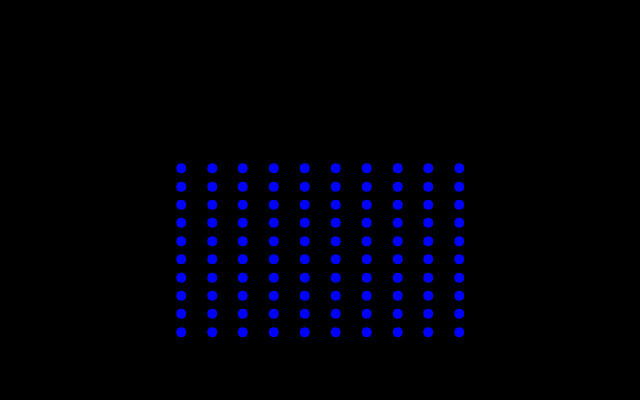
#> input picture data/input.jpeg, 1280 x 800 px (shown at 1/2 size)
$ python 'Image Processing.py'   (older library calls are emulated)
#> lines starting #> are read from the running program, lines starting #| are printed output that depends on the picture; after the words box and inside, x2 and y2 are one past the last pixel; in counts of white or black regions, pixels touching at a corner belong together
import cv2
import numpy as np

def get_centers(file_path = "./data/input.jpeg", n_rows=10, n_cols=10, verbose=False, image_thresh=20, hough_thresh=20, minDist=20, maxRadius=20):
    """
    return an array of shape 100, 3. for each row, the first two col represent x, y of the circle, the third col represent the avg intensity of the circle.
    """
#> called with file_path = './data/input.jpeg', n_rows = 10, n_cols = 10, verbose = False, image_thresh = 20, hough_thresh = 20, minDist = 20, maxRadius = 20
    print("looking for circles in the image")
    cimg = cv2.imread(file_path, 1)
#> cimg is the input picture: shape (800, 1280, 3); mean B, G, R 7.9, 0, 0
    gimg = cv2.cvtColor(cimg, cv2.COLOR_BGR2GRAY)
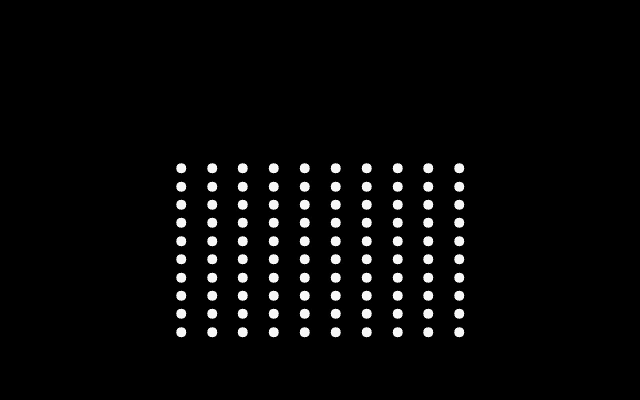
#> gimg: shape (800, 1280) (shown at 1/2 size); min 0, max 30, mean 0.9; drawn with min black and max white
    gimg = cv2.medianBlur(gimg, 5)
    # threshold the image for better circle finding
    _, gimg = cv2.threshold(gimg, image_thresh, 255, cv2.THRESH_BINARY)
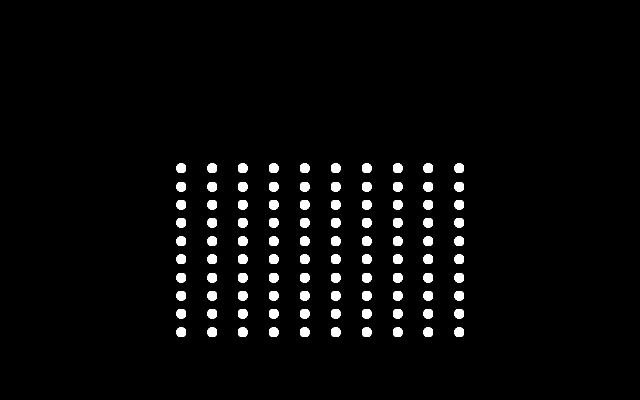
#> gimg: shape (800, 1280) (shown at 1/2 size); 3.1% white; 100 white regions, largest, box (x1, y1, x2, y2) and area: (353, 327, 372, 346) 313, (415, 327, 434, 346) 313, (476, 327, 495, 346) 313


    # find circles on the image
    circles = cv2.HoughCircles(gimg, cv2.HOUGH_GRADIENT, dp=1, minDist=minDist, param1=1, param2=hough_thresh, minRadius=5,
                               maxRadius=maxRadius)
#> circles = 100 rows, first 8: [361.5, 335.5, 9.6], [361.5, 372.5, 9.6], [361.5, 408.5, 9.6], [361.5, 444.5, 9.6], [361.5, 481.5, 9.6], [361.5, 517.5, 9.6], [361.5, 554.5, 9.6], [361.5, 590.5, 9.6]

    # re-sequence the circles found
    circles = circles[0, :, :].reshape((-1, 3))
    x_min = circles.min(axis=0)[0]
#> x_min = 361.5
    x_max = circles.max(axis=0)[0]
#> x_max = 917.5
    avg_spacing = (x_max - x_min) / (n_cols - 1)
#> avg_spacing = 61.78
    x_segment = [x_min - avg_spacing / 2 + avg_spacing * i for i in range(11)]
#> x_segment = [330.6, 392.4, 454.2, 515.9, 577.7, 639.5, 701.3, 763.1, 824.8, 886.6, 948.4]
    def get_col_id(point):
        # return which col this point sits
        x = point[0]
        for i in range(n_cols):
            if x_segment[i] < x < x_segment[i + 1]:
                return i
    cols = [[] for i in range(n_cols)]
    for circle in circles:
        id = get_col_id(circle)
        cols[get_col_id(circle)].append(circle)
#> this loop made 100 passes
#> (circle, id) on passes 1 to 12: ([361.5, 335.5, 9.6], 0), ([361.5, 372.5, 9.6], 0), ([361.5, 408.5, 9.6], 0), ([361.5, 444.5, 9.6], 0), ([361.5, 481.5, 9.6], 0), ([361.5, 517.5, 9.6], 0), ([361.5, 554.5, 9.6], 0), ([361.5, 590.5, 9.6], 0), ([361.5, 626.5, 9.6], 0), ([361.5, 663.5, 9.6], 0), ([423.5, 335.5, 9.6], 1), ([423.5, 372.5, 9.6], 1)
    for i, col in enumerate(cols):
        cols[i] = list(sorted(col, key=lambda p:p[1]))
    grid = np.zeros((n_rows, n_cols, 3))
    for c in range(n_cols):
        for r in range(n_rows):
            grid[r, c, :] = cols[c][r]

    # plot theses circles to make sure the sequence is correct
    gaussian_img = cv2.GaussianBlur(cv2.cvtColor(cimg, cv2.COLOR_BGR2GRAY), (5, 5), 0)
    for c in range(10):
        for r in range(10):
            pos = grid[r, c, :2].astype(np.int)
            radius = grid[r, c, 2].astype(np.int)
            # draw the outer circle
            cv2.circle(cimg, (pos[0], pos[1]), radius, (0, 255, 0), 2)
            # draw the center of the circle
            cv2.circle(cimg, (pos[0], pos[1]), 2, (0, 0, 255), 3)
            # find the avg intensity at each center
            grid[r, c, 2] = gaussian_img[pos[1], pos[0]]
            if verbose:
                cv2.imshow('circles found in the image', cimg)
                cv2.waitKey(10)
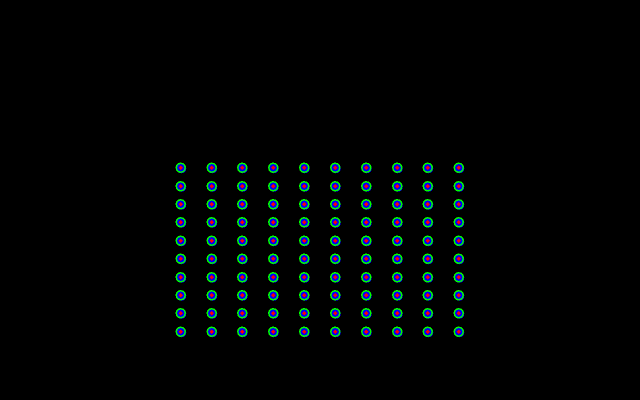
#> cimg: shape (800, 1280, 3) (shown at 1/2 size); 2.04% of pixels changed, all inside (x1, y1, x2, y2) = (351, 325, 928, 674)

    if verbose:
        cv2.imshow('circles found in the image', cimg)
        cv2.waitKey(0)
        cv2.destroyAllWindows()

    return grid

if __name__ == "__main__":
    n_cols = 10
    n_rows = 10

    # get the positions on the image
    input_grid = get_centers(file_path="./data/input.jpeg", n_cols=n_cols, n_rows=n_rows, verbose=False, hough_thresh=20, minDist=20, maxRadius=20)
    output_grid = get_centers(file_path="./data/output.jpeg", n_cols=n_cols, n_rows=n_rows, verbose=False, hough_thresh=10, minDist=50, maxRadius=40)
#> call 2 of get_centers, with file_path = './data/output.jpeg', n_rows = 10, n_cols = 10, verbose = False, image_thresh = 20, hough_thresh = 10, minDist = 50, maxRadius = 40
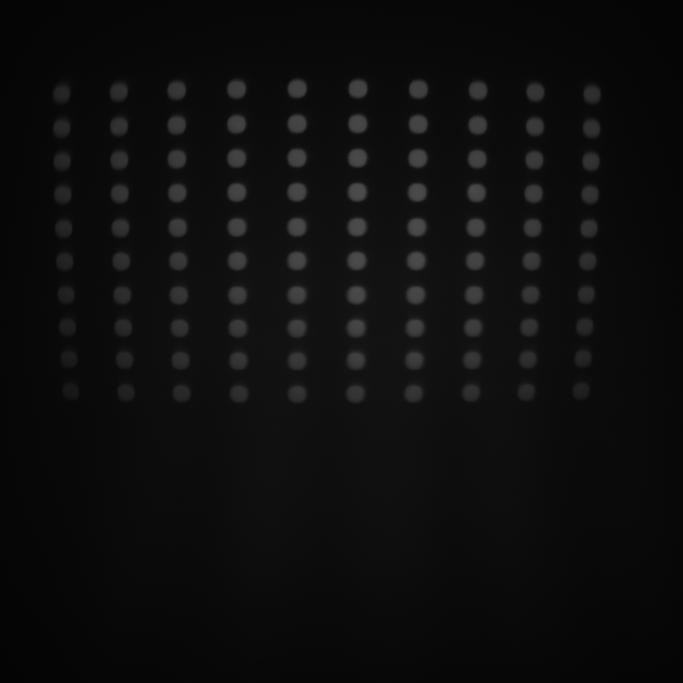
#> input picture data/output.jpeg, 2048 x 2048 px (shown at 1/3 size)
#> in get_centers, cimg is the input picture: shape (2048, 2048, 3); min 2, max 79, mean 13.5
#> in get_centers (call 2), `_, gimg = cv2.threshold(gimg, image_thresh, 255, cv2.THRESH_BINARY)`:
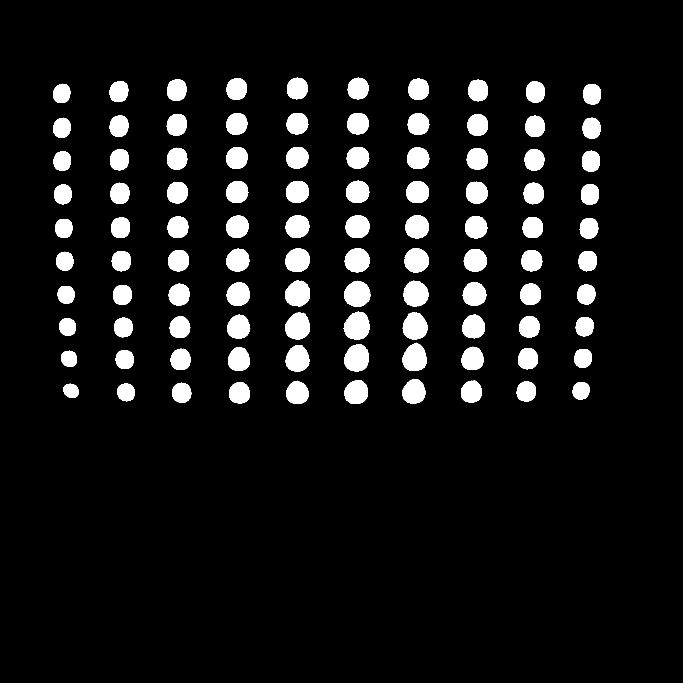
#> gimg: shape (2048, 2048) (shown at 1/3 size); 7.8% white; 101 white regions (1 under 20 px), largest, box (x1, y1, x2, y2) and area: (1031, 935, 1109, 1019) 5010, (1033, 1032, 1107, 1115) 4741, (1033, 842, 1112, 921) 4712
#> in get_centers (call 2), `circles = cv2.HoughCircles(gimg, cv2.HOUGH_GRADIENT, dp=1, minDist=min..`: circles = 100 rows, first 8: [1252.5, 576.5, 33.8], [1071.5, 781.5, 37.1], [1253.5, 474.5, 33.2], [1073.5, 679.5, 34.9], [893.5, 678.5, 33.8], [892.5, 369.5, 31.9], [1427.5, 680.5, 33], [892.5, 574.5, 33.8]
#> in get_centers (call 2), `x_min = circles.min(axis=0)[0]`: x_min = 185.5
#> in get_centers (call 2), `x_max = circles.max(axis=0)[0]`: x_max = 1775.5
#> in get_centers (call 2), `avg_spacing = (x_max - x_min) / (n_cols - 1)`: avg_spacing = 176.7
#> in get_centers (call 2), `x_segment = [x_min - avg_spacing / 2 + avg_spacing * i for i in range(..`: x_segment = [97.17, 273.8, 450.5, 627.2, 803.8, 980.5, 1157.2, 1333.8, 1510.5, 1687.2, 1863.8]
#> the loop in get_centers (call 2), `for circle in circles:` made 100 passes
#> (circle, id) on passes 1 to 12: ([1252.5, 576.5, 33.8], 6), ([1071.5, 781.5, 37.1], 5), ([1253.5, 474.5, 33.2], 6), ([1073.5, 679.5, 34.9], 5), ([893.5, 678.5, 33.8], 4), ([892.5, 369.5, 31.9], 4), ([1427.5, 680.5, 33], 7), ([892.5, 574.5, 33.8], 4), ([1431.5, 476.5, 32.4], 7), ([1254.5, 371.5, 31.9], 6), ([1432.5, 374.5, 32.1], 7), ([1249.5, 781.5, 35.9], 6)
#> after the loop in get_centers (call 2), `for c in range(10):`:
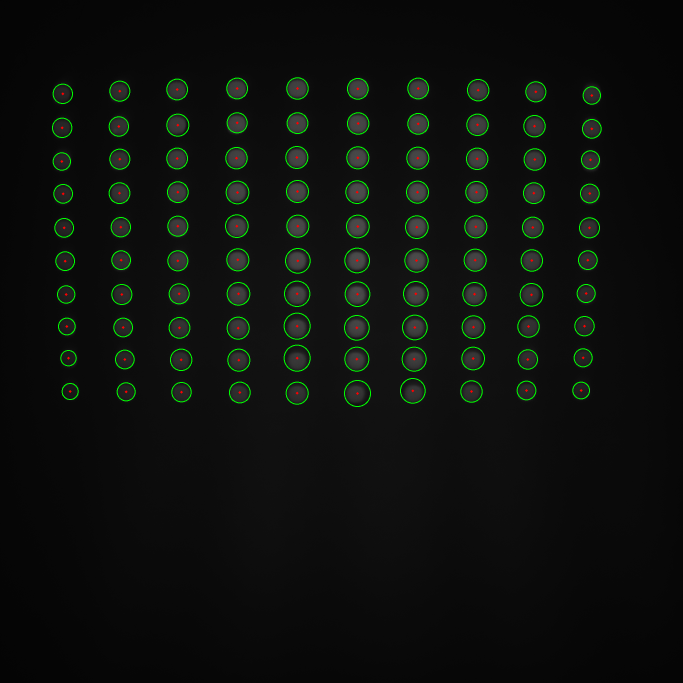
#> cimg: shape (2048, 2048, 3) (shown at 1/3 size); mean B, G, R 13.1, 16.8, 13.4

    # construct the input and output of the function learning
    x = output_grid
    y = input_grid
    np.savez("./data/train_data.npz", x=x, y=y)
